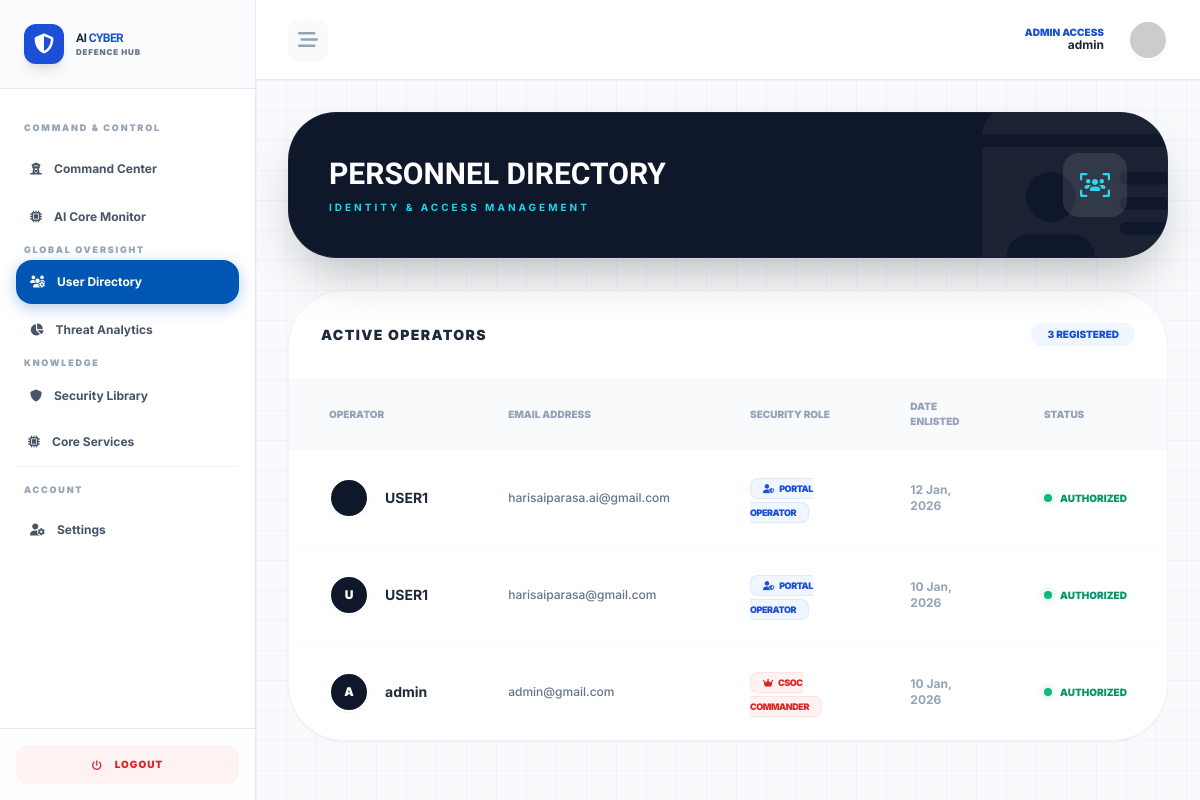
/admin-panel/users/ (signed in), run on an earlier commit of the app's database.
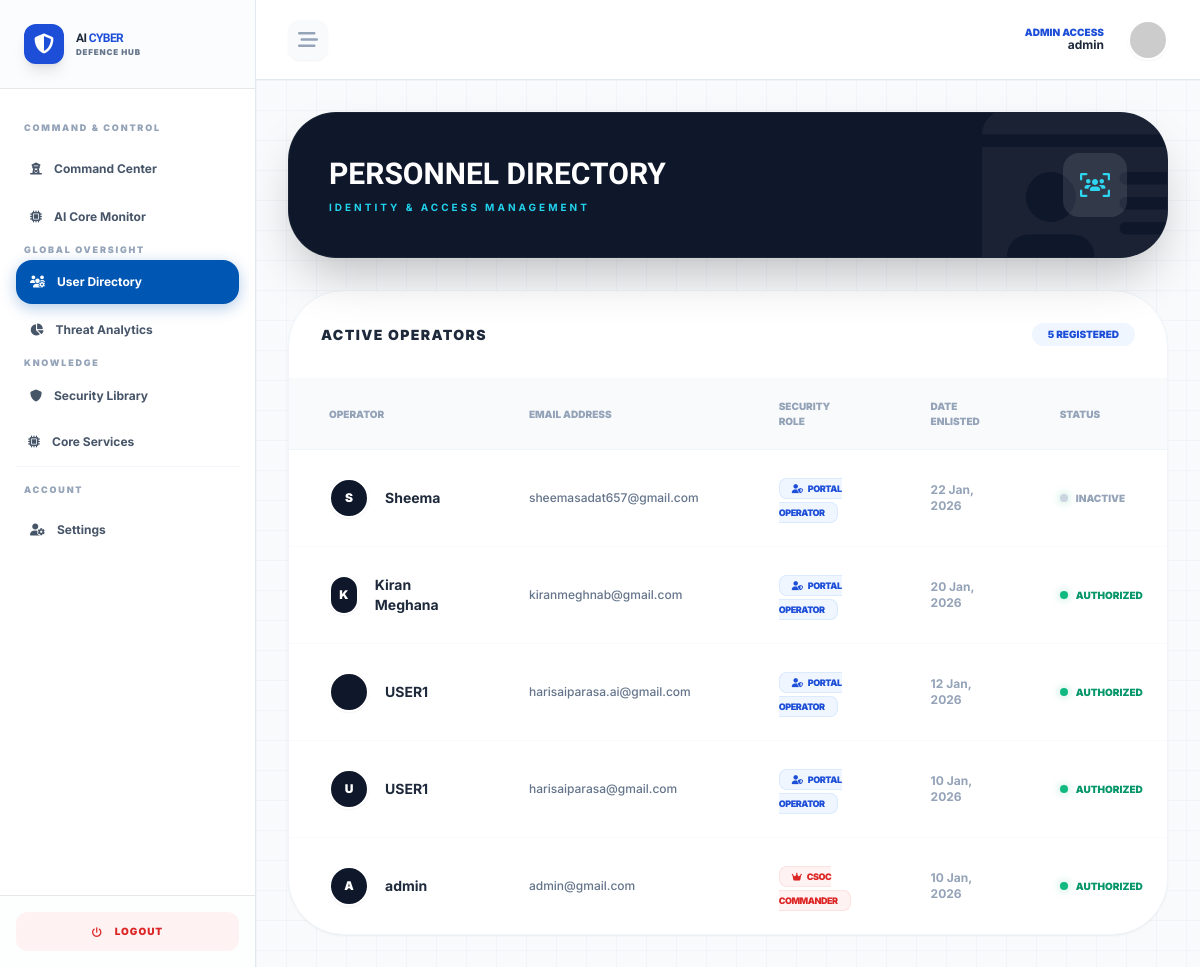
And on a later commit of the database.
### accounts/models.py (models this page shows, shortened)
class User(AbstractUser):
    ROLE_CHOICES = (
        ('student', 'General User/Defence Personnel'),
        ('admin', 'Admin/Analyst'),
    )
    role = models.CharField(max_length=20, choices=ROLE_CHOICES, default='student')
    anonymous_id = models.UUIDField(default=uuid.uuid4, editable=False)
    is_approved = models.BooleanField(default=True)
    login_count = models.PositiveIntegerField(default=0)

### portal/views.py (the view)
# urls.py: path('admin-panel/users/', portal_views.user_directory_view, name='admin_user_management'),
@user_passes_test(lambda u: u.is_superuser)
def user_directory_view(request):
    User = get_user_model()
    users = User.objects.all().order_by('-date_joined')
    return render(request, 'dashboards/user_directory.html', {'users': users})

### portal/context_processors.py (called while the page is built)
def base_template(request):
    if request.user.is_authenticated:
        return {"base_template": "base2.html"}
    return {"base_template": "base1.html"}

### templates/dashboards/user_directory.html
{% extends 'base2.html' %}
{% load i18n %}
{% block dashboard_content %}
<div class="max-w-7xl mx-auto space-y-8">
    <div class="bg-slate-900 p-10 rounded-[3rem] text-white flex justify-between items-center shadow-2xl relative overflow-hidden border border-white/5">
        <div class="relative z-10">
            <h1 class="logo-font text-3xl font-black uppercase">{% translate "Personnel Directory" %}</h1>
            <p class="text-cyan-400 text-[10px] font-bold uppercase tracking-[0.3em] mt-2">{% translate "Identity & Access Management" %}</p>
        </div>
        <div class="w-16 h-16 bg-white/10 rounded-2xl flex items-center justify-center">
            <i class="fa-solid fa-users-viewfinder text-cyan-400 text-2xl"></i>
        </div>
        <i class="fa-solid fa-id-card absolute -bottom-10 -right-10 text-[200px] opacity-5"></i>
    </div>
    <div class="bg-white rounded-[3.5rem] border border-slate-100 shadow-sm overflow-hidden">
        <div class="p-8 border-b border-slate-50 flex items-center justify-between">
            <h3 class="text-sm font-black text-slate-800 uppercase tracking-widest">{% translate "Active Operators" %}</h3>
            <span class="bg-blue-50 text-blue-700 px-4 py-1 rounded-full text-[10px] font-black uppercase">
                {{ users.count }} {% translate "Registered" %}
            </span>
        </div>
        <div class="overflow-x-auto">
            <table class="w-full text-left">
                <thead class="bg-slate-50 border-b border-slate-100">
                    <tr>
                        <th class="px-10 py-5 text-[10px] font-black text-slate-400 uppercase">{% translate "Operator" %}</th>
                        <th class="px-10 py-5 text-[10px] font-black text-slate-400 uppercase">{% translate "Email Address" %}</th>
                        <th class="px-10 py-5 text-[10px] font-black text-slate-400 uppercase">{% translate "Security Role" %}</th>
                        <th class="px-10 py-5 text-[10px] font-black text-slate-400 uppercase">{% translate "Date Enlisted" %}</th>
                        <th class="px-10 py-5 text-[10px] font-black text-slate-400 uppercase">{% translate "Status" %}</th>
                    </tr>
                </thead>
                <tbody class="divide-y divide-slate-50">
                    {% for u in users %}
                    <tr class="hover:bg-slate-50/80 transition-all group">
                        <td class="px-10 py-6">
                            <div class="flex items-center gap-4">
                                <div class="w-10 h-10 bg-slate-900 rounded-full flex items-center justify-center text-white font-black text-xs border-2 border-white shadow-sm">
                                    {{ u.username|first|upper }}
                                </div>
                                <span class="text-sm font-bold text-slate-800">{{ u.username }}</span>
                            </div>
                        </td>
                        <td class="px-10 py-6 text-xs font-medium text-slate-500">
                            {{ u.email }}
                        </td>
                        <td class="px-10 py-6">
                            {% if u.is_superuser %}
                                <span class="bg-red-50 text-red-600 px-3 py-1 rounded-lg text-[9px] font-black uppercase tracking-tighter border border-red-100">
                                    <i class="fa-solid fa-crown mr-1"></i> {% translate "CSOC Commander" %}
                                </span>
                            {% else %}
                                <span class="bg-blue-50 text-blue-700 px-3 py-1 rounded-lg text-[9px] font-black uppercase tracking-tighter border border-blue-100">
                                    <i class="fa-solid fa-user-shield mr-1"></i> {% translate "Portal Operator" %}
                                </span>
                            {% endif %}
                        </td>
                        <td class="px-10 py-6 text-xs text-slate-400 font-bold">
                            {{ u.date_joined|date:"d M, Y" }}
                        </td>
                        <td class="px-10 py-6">
                            <div class="flex items-center gap-2">
                                <div class="w-2 h-2 {% if u.is_active %}bg-emerald-500{% else %}bg-slate-300{% endif %} rounded-full shadow-[0_0_8px_rgba(16,185,129,0.4)]"></div>
                                <span class="text-[10px] font-black uppercase {% if u.is_active %}text-emerald-600{% else %}text-slate-400{% endif %}">
                                    {% if u.is_active %}{% translate "Authorized" %}{% else %}{% translate "Inactive" %}{% endif %}
                                </span>
                            </div>
                        </td>
                    </tr>
                    {% empty %}
                    <tr>
                        <td colspan="5" class="px-10 py-20 text-center text-slate-300 font-black uppercase tracking-widest">
                            {% translate "No Personnel Records Found" %}
                        </td>
                    </tr>
                    {% endfor %}
                </tbody>
            </table>
        </div>
    </div>
</div>
{% endblock %}

### templates/base2.html (shortened to what this page needs)
{% load i18n %}
<!DOCTYPE html>
<html lang="{{ LANGUAGE_CODE }}">
<head>
    <script src="https://cdn.tailwindcss.com"></script>
    <link rel="stylesheet" href="https://cdnjs.cloudflare.com/ajax/libs/font-awesome/6.4.0/css/all.min.css">
</head>
<body class="bg-slate-50 min-h-screen flex">
    <aside id="sidebar" class="w-64 bg-white border-r border-slate-200 h-screen flex flex-col sidebar-transition z-50 shrink-0">
        <div class="p-6 flex items-center gap-3 border-b bg-slate-50/50">
            <div class="relative w-10 h-10 bg-blue-700 rounded-xl flex items-center justify-center text-white shadow-lg">
                <i class="fa-solid fa-shield-halved text-xl"></i>
            </div>
            <div class="flex flex-col">
                <span class="logo-font font-bold text-xs tracking-tighter text-slate-800">AI <span class="text-blue-700">CYBER</span></span>
                <span class="text-[8px] uppercase tracking-widest font-black text-slate-500">{% translate "Defence Hub" %}</span>
            </div>
        </div>
        <nav class="flex-1 p-4 space-y-1 overflow-y-auto">
            {% if user.is_superuser %}
                {% include "partials/sidebar_admin.html" %}
            {% else %}
                {% include "partials/sidebar_user.html" %}
            {% endif %}
            <div class="pt-4 mt-4 border-t border-slate-100">
                <p class="text-[9px] font-black text-slate-400 uppercase tracking-[0.2em] ml-2 mb-3">{% translate "Account" %}</p>
                <a href="{% url 'profile_settings' %}" class="flex items-center gap-3 p-3.5 rounded-2xl text-slate-600 hover:bg-blue-50 transition-all font-bold text-xs ">
                    <i class="fa-solid fa-user-gear"></i> {% translate "Settings" %}
                </a>
            </div>
        </nav>
        <div class="p-4 border-t bg-slate-50/30">
            <a href="{% url 'logout' %}" class="flex items-center justify-center gap-3 p-3 rounded-xl bg-red-50 text-red-600 hover:bg-red-600 hover:text-white transition-all font-black text-[10px] uppercase tracking-widest">
                <i class="fa-solid fa-power-off"></i> {% translate "Logout" %}
            </a>
        </div>
    </aside>
    <main class="flex-1 flex flex-col h-screen overflow-hidden">
        <header class="h-20 bg-white border-b border-slate-200 flex items-center justify-between px-8 shrink-0 z-40">
            <button onclick="toggleSidebar()" class="w-10 h-10 flex items-center justify-center rounded-xl bg-slate-50 text-slate-400 hover:text-blue-700 transition-all shadow-sm">
                <i class="fa-solid fa-bars-staggered text-xl"></i>
            </button>
            <div class="flex items-center gap-6">
                <div class="text-right hidden md:block">
                    <p class="text-[10px] font-black text-blue-700 uppercase leading-none">
                        {% if user.is_superuser %}{% translate "ADMIN ACCESS" %}{% else %}{% translate "OPERATOR ACTIVE" %}{% endif %}
                    </p>
                    <p class="text-xs font-bold text-slate-800">{{ user.username }}</p>
                </div>
                <img src="https://ui-avatars.com/api/?name={{ user.username }}&background=0056b3&color=fff" class="w-10 h-10 rounded-full border-2 border-white shadow-sm" alt="Profile">
            </div>
        </header>
        <section class="flex-1 overflow-y-auto p-8 light-grid">
            {% block dashboard_content %}{% endblock %}
        </section>
    </main>
</body>
</html>

### templates/partials/sidebar_admin.html
{% load i18n %}
<p class="text-[9px] font-black text-slate-400 uppercase tracking-[0.2em] ml-2 mb-3 mt-4">{% translate "Command & Control" %}</p>
<a href="{% url 'admin_dashboard' %}" class="flex items-center gap-3 p-3.5 rounded-2xl text-slate-600 hover:bg-blue-50 transition-all font-bold text-xs {% if request.resolver_match.url_name == 'admin_dashboard' %}active-link{% endif %}">
    <i class="fa-solid fa-tower-observation"></i> {% translate "Command Center" %}
</a>
<a href="{% url 'admin_ai_monitor' %}" class="flex items-center gap-3 p-3.5 rounded-2xl text-slate-600 hover:bg-blue-50 transition-all font-bold text-xs {% if request.resolver_match.url_name == 'admin_ai_monitor' %}active-link{% endif %}">
    <i class="fa-solid fa-microchip"></i> {% translate "AI Core Monitor" %}
</a>
<p class="text-[9px] font-black text-slate-400 uppercase tracking-[0.2em] ml-2 mb-3 mt-6">{% translate "Global oversight" %}</p>
<a href="{% url 'admin_user_management' %}" class="flex items-center gap-3 p-3.5 rounded-2xl text-slate-600 hover:bg-blue-50 transition-all font-bold text-xs {% if request.resolver_match.url_name == 'admin_user_management' %}active-link{% endif %}">
    <i class="fa-solid fa-users-gear"></i> {% translate "User Directory" %}
</a>
<a href="{% url 'admin_analytics' %}" class="flex items-center gap-3 p-3.5 rounded-2xl text-slate-600 hover:bg-blue-50 transition-all font-bold text-xs {% if request.resolver_match.url_name == 'admin_analytics' %}active-link{% endif %}">
    <i class="fa-solid fa-chart-pie"></i> {% translate "Threat Analytics" %}
</a>
<p class="text-[9px] font-black text-slate-400 uppercase tracking-[0.2em] ml-2 mb-3 mt-6">{% translate "Knowledge" %}</p>
<a href="{% url 'resources' %}" class="flex items-center gap-3 p-3.5 rounded-2xl text-slate-600 hover:bg-blue-50 transition-all font-bold text-xs">
    <i class="fa-solid fa-shield"></i> {% translate "Security Library" %}
</a>
<a href="{% url 'services' %}" class="flex items-center gap-3 p-3 rounded-xl text-slate-600 hover:bg-blue-50 font-bold text-xs">
    <i class="fa-solid fa-microchip"></i> {% translate "Core Services" %}
</a>

### templates/base2.html (style rules this page uses)
body { font-family: 'Inter', sans-serif; overflow: hidden; }
.logo-font { font-family: 'Orbitron', sans-serif; }
.sidebar-transition { transition: all 0.4s cubic-bezier(0.4, 0, 0.2, 1); }
.active-link { background: #0056b3 !important; color: white !important; box-shadow: 0 4px 15px rgba(0, 86, 179, 0.3); }
.light-grid { background-color: #f8fafc; background-image: linear-gradient(rgba(0, 86, 179, 0.03) 1px, transparent 1px), linear-gradient(90deg, rgba(0, 86, 179, 0.03) 1px, transparent 1px); background-size: 30px 30px; }

What changed in the data, as far as the page shows it:
added User: username|first "S", username "Sheema", email "sheemasadat657@gmail.com", date_joined "22 Jan, 2026", is_active False (drawn)
added User: username|first "K", username "Kiran Meghana", email "kiranmeghnab@gmail.com", date_joined "20 Jan, 2026", is_active True (drawn)
Also different on the page:
{{ users.count }}: "3" → "5"
